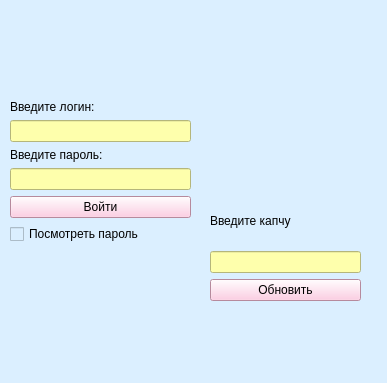
<?xml version="1.0" encoding="UTF-8"?>
<ui version="4.0">
 <class>MainWindow</class>
 <widget class="QMainWindow" name="MainWindow">
  <property name="geometry">
   <rect>
    <x>0</x>
    <y>0</y>
    <width>387</width>
    <height>383</height>
   </rect>
  </property>
  <property name="windowTitle">
   <string>MainWindow</string>
  </property>
  <property name="styleSheet">
   <string notr="true">background-color: rgb(219, 239, 255);</string>
  </property>
  <widget class="QWidget" name="centralwidget">
   <widget class="QLabel" name="label_photo">
    <property name="geometry">
     <rect>
      <x>10</x>
      <y>10</y>
      <width>111</width>
      <height>81</height>
     </rect>
    </property>
    <property name="text">
     <string/>
    </property>
   </widget>
   <widget class="QWidget" name="">
    <property name="geometry">
     <rect>
      <x>210</x>
      <y>140</y>
      <width>151</width>
      <height>161</height>
     </rect>
    </property>
    <layout class="QVBoxLayout" name="verticalLayout_3">
     <item>
      <widget class="QLabel" name="label_captcha">
       <property name="text">
        <string/>
       </property>
      </widget>
     </item>
     <item>
      <widget class="QLabel" name="label_3">
       <property name="text">
        <string>Введите капчу</string>
       </property>
      </widget>
     </item>
     <item>
      <widget class="QLineEdit" name="lineEdit_captcha">
       <property name="styleSheet">
        <string notr="true">background-color: rgb(254, 255, 172);</string>
       </property>
      </widget>
     </item>
     <item>
      <widget class="QPushButton" name="btn_refresh_captcha">
       <property name="styleSheet">
        <string notr="true">background-color: rgb(255, 193, 220);</string>
       </property>
       <property name="text">
        <string>Обновить</string>
       </property>
      </widget>
     </item>
    </layout>
   </widget>
   <widget class="QWidget" name="">
    <property name="geometry">
     <rect>
      <x>10</x>
      <y>100</y>
      <width>181</width>
      <height>201</height>
     </rect>
    </property>
    <layout class="QVBoxLayout" name="verticalLayout_2">
     <item>
      <layout class="QVBoxLayout" name="verticalLayout">
       <item>
        <widget class="QLabel" name="label">
         <property name="text">
          <string>Введите логин:</string>
         </property>
        </widget>
       </item>
       <item>
        <widget class="QLineEdit" name="lineEdit_login">
         <property name="styleSheet">
          <string notr="true">background-color: rgb(254, 255, 172);</string>
         </property>
        </widget>
       </item>
       <item>
        <widget class="QLabel" name="label_2">
         <property name="text">
          <string>Введите пароль:</string>
         </property>
        </widget>
       </item>
       <item>
        <widget class="QLineEdit" name="lineEdit_password">
         <property name="styleSheet">
          <string notr="true">background-color: rgb(254, 255, 172);</string>
         </property>
         <property name="echoMode">
          <enum>QLineEdit::Password</enum>
         </property>
        </widget>
       </item>
       <item>
        <widget class="QPushButton" name="btn_login">
         <property name="styleSheet">
          <string notr="true">background-color: rgb(255, 193, 220);</string>
         </property>
         <property name="text">
          <string>Войти</string>
         </property>
        </widget>
       </item>
       <item>
        <widget class="QCheckBox" name="checkBox_show_password">
         <property name="text">
          <string>Посмотреть пароль</string>
         </property>
        </widget>
       </item>
      </layout>
     </item>
     <item>
      <widget class="QLabel" name="label_error">
       <property name="text">
        <string/>
       </property>
      </widget>
     </item>
    </layout>
   </widget>
  </widget>
  <widget class="QMenuBar" name="menubar">
   <property name="geometry">
    <rect>
     <x>0</x>
     <y>0</y>
     <width>387</width>
     <height>22</height>
    </rect>
   </property>
  </widget>
  <widget class="QStatusBar" name="statusbar"/>
 </widget>
 <resources/>
 <connections/>
</ui>
